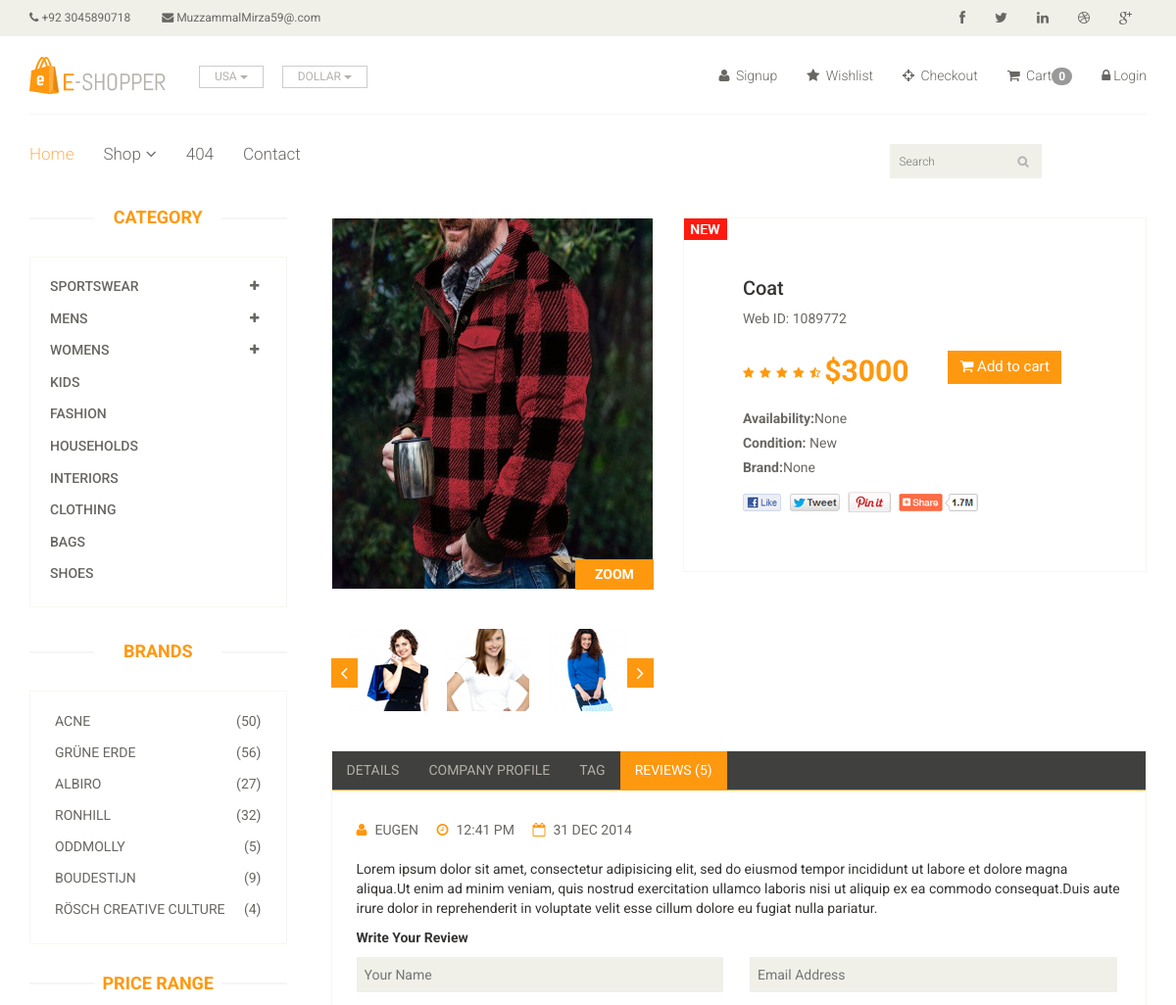
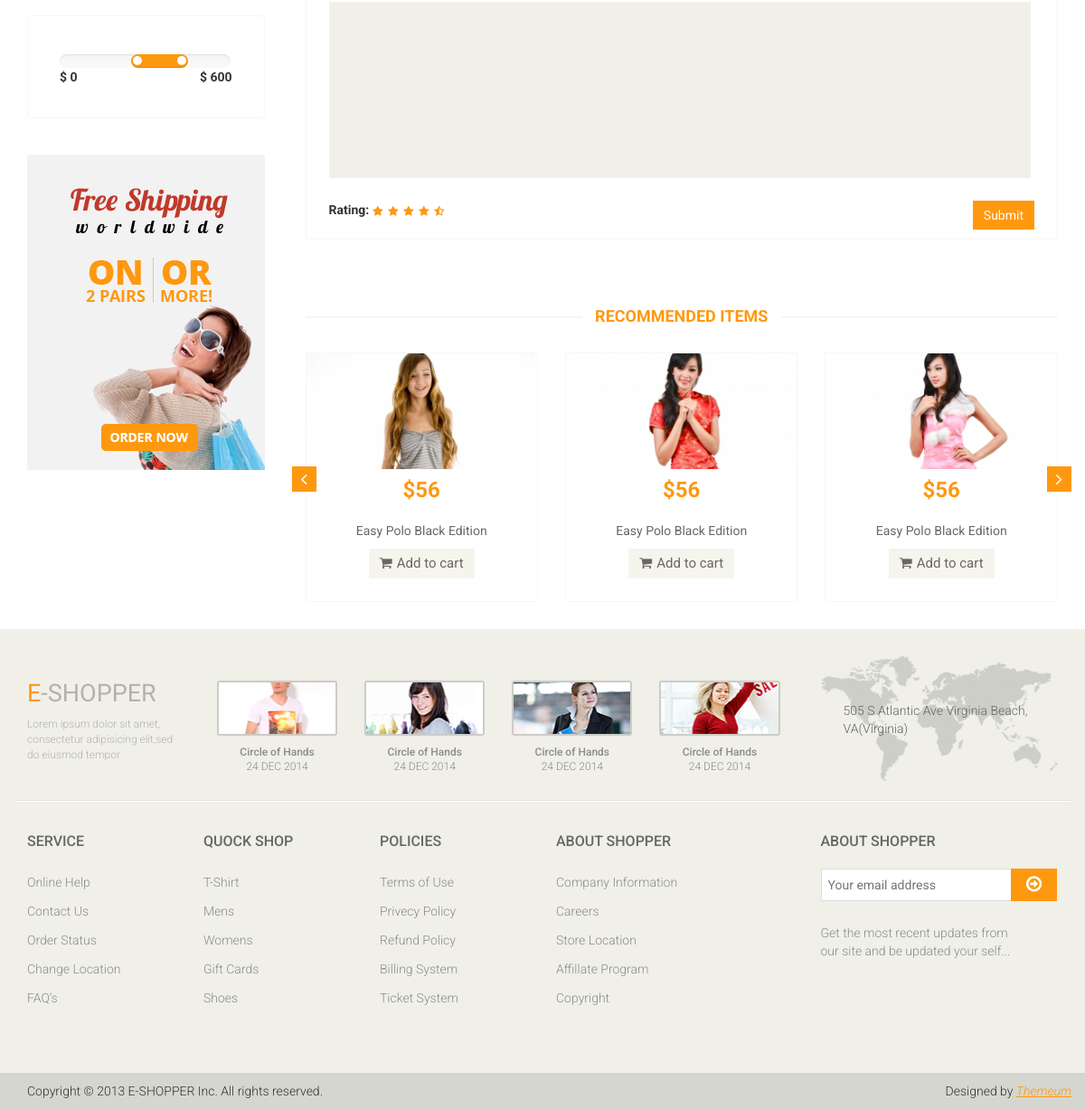
Page /order_detail/4 on the committed database (2 pictures, top to bottom).
### store/models.py (models this page shows, shortened)
class Product(models.Model):
    Availability = (('In the stock','In the stock'),('out the stock ','Out the Stock'))
    cetagory = models.ForeignKey( Cetagory,on_delete=models.CASCADE,null=False,default='')
    sub_cetagory = models.ForeignKey(Sub_Cetagory,on_delete=models.CASCADE,null=False,default='')
    Brand = models.ForeignKey(Brand,on_delete=models.CASCADE,null=True,default='')
    image = models.ImageField(upload_to='ecommerce/pimg')
    name = models.CharField(max_length=70)
    price = models.IntegerField()
    Availability =models.CharField(choices=Availability,null=True,max_length=70)
    date = models.DateTimeField(auto_now_add=True)

### store/views.py (the view)
# urls.py: path('order_detail/<int:id>',views.order_detail,name='order_detail'),
def order_detail(reqeust,id):
    product=Product.objects.filter(id=id).first()
    return render(reqeust,'product_detail.html',{'product':product})

### store/templates/product_detail.html (shortened to what this page needs)
{% extends 'base.html' %}
{% block body %}
<section>
		<div class="container">
			<div class="row">
				<div class="col-sm-3">
					<div class="left-sidebar">
						<h2>Category</h2>
						<div class="panel-group category-products" id="accordian">
							<div class="panel panel-default">
								<div class="panel-heading">
									<h4 class="panel-title">
										<a data-toggle="collapse" data-parent="#accordian" href="#sportswear">
											<span class="badge pull-right"><i class="fa fa-plus"></i></span>
											Sportswear
										</a>
									</h4>
								</div>
							</div>
							<div class="panel panel-default">
								<div class="panel-heading">
									<h4 class="panel-title">
										<a data-toggle="collapse" data-parent="#accordian" href="#mens">
											<span class="badge pull-right"><i class="fa fa-plus"></i></span>
											Mens
										</a>
									</h4>
								</div>
							</div>
							<div class="panel panel-default">
								<div class="panel-heading">
									<h4 class="panel-title">
										<a data-toggle="collapse" data-parent="#accordian" href="#womens">
											<span class="badge pull-right"><i class="fa fa-plus"></i></span>
											Womens
										</a>
									</h4>
								</div>
							</div>
							<div class="panel panel-default">
								<div class="panel-heading">
									<h4 class="panel-title"><a href="#">Kids</a></h4>
								</div>
							</div>
							<div class="panel panel-default">
								<div class="panel-heading">
									<h4 class="panel-title"><a href="#">Fashion</a></h4>
								</div>
							</div>
							<div class="panel panel-default">
								<div class="panel-heading">
									<h4 class="panel-title"><a href="#">Households</a></h4>
								</div>
							</div>
							<div class="panel panel-default">
								<div class="panel-heading">
									<h4 class="panel-title"><a href="#">Interiors</a></h4>
								</div>
							</div>
							<div class="panel panel-default">
								<div class="panel-heading">
									<h4 class="panel-title"><a href="#">Clothing</a></h4>
								</div>
							</div>
							<div class="panel panel-default">
								<div class="panel-heading">
									<h4 class="panel-title"><a href="#">Bags</a></h4>
								</div>
							</div>
							<div class="panel panel-default">
								<div class="panel-heading">
									<h4 class="panel-title"><a href="#">Shoes</a></h4>
								</div>
							</div>
						</div>
						<div class="brands_products">
							<h2>Brands</h2>
							<div class="brands-name">
								<ul class="nav nav-pills nav-stacked">
									<li><a href=""> <span class="pull-right">(50)</span>Acne</a></li>
									<li><a href=""> <span class="pull-right">(56)</span>Grüne Erde</a></li>
									<li><a href=""> <span class="pull-right">(27)</span>Albiro</a></li>
									<li><a href=""> <span class="pull-right">(32)</span>Ronhill</a></li>
									<li><a href=""> <span class="pull-right">(5)</span>Oddmolly</a></li>
									<li><a href=""> <span class="pull-right">(9)</span>Boudestijn</a></li>
									<li><a href=""> <span class="pull-right">(4)</span>Rösch creative culture</a></li>
								</ul>
							</div>
						</div>
						<div class="price-range">
							<h2>Price Range</h2>
							<div class="well">
								 <input type="text" class="span2" value="" data-slider-min="0" data-slider-max="600" data-slider-step="5" data-slider-value="[250,450]" id="sl2" ><br />
								 <b>$ 0</b> <b class="pull-right">$ 600</b>
							</div>
						</div>
						<div class="shipping text-center">
							<img src="images/home/shipping.jpg" alt="" />
						</div>
					</div>
				</div>
				<div class="col-sm-9 padding-right">
					<div class="product-details">
						<div class="col-sm-5">
							<div class="view-product">
								<img src="/{{product.image}}" alt="" />
								<h3>ZOOM</h3>
							</div>
							<div id="similar-product" class="carousel slide" data-ride="carousel">
								    <div class="carousel-inner">
										<div class="item active">
										  <a href=""><img src="images/product-details/similar1.jpg" alt=""></a>
										  <a href=""><img src="images/product-details/similar2.jpg" alt=""></a>
										  <a href=""><img src="images/product-details/similar3.jpg" alt=""></a>
										</div>
									</div>
								  <a class="left item-control" href="#similar-product" data-slide="prev">
									<i class="fa fa-angle-left"></i>
								  </a>
								  <a class="right item-control" href="#similar-product" data-slide="next">
									<i class="fa fa-angle-right"></i>
								  </a>
							</div>
						</div>
						<div class="col-sm-7">
							<div class="product-information">
								<img src="images/product-details/new.jpg" class="newarrival" alt="" />
								<h2>{{product.name}}</h2>
								<p>Web ID: 1089772</p>
								<img src="images/product-details/rating.png" alt="" />
								<span>
									<span>${{product.price}}</span>
									<button type="button" class="btn btn-fefault cart">
										<i class="fa fa-shopping-cart"></i>
										Add to cart
									</button>
								</span>
								<p><b>Availability:</b>{{product.Availability}}</p>
								<p><b>Condition:</b> New</p>
								<p><b>Brand:</b>{{product.Brand}}</p>
								<a href=""><img src="images/product-details/share.png" class="share img-responsive"  alt="" /></a>
							</div>
						</div>
					</div>
					<div class="category-tab shop-details-tab">
						<div class="col-sm-12">
							<ul class="nav nav-tabs">
								<li><a href="#details" data-toggle="tab">Details</a></li>
								<li><a href="#companyprofile" data-toggle="tab">Company Profile</a></li>
								<li><a href="#tag" data-toggle="tab">Tag</a></li>
								<li class="active"><a href="#reviews" data-toggle="tab">Reviews (5)</a></li>
							</ul>
						</div>
						<div class="tab-content">
							<div class="tab-pane fade active in" id="reviews" >
								<div class="col-sm-12">
									<ul>
										<li><a href=""><i class="fa fa-user"></i>EUGEN</a></li>
										<li><a href=""><i class="fa fa-clock-o"></i>12:41 PM</a></li>
										<li><a href=""><i class="fa fa-calendar-o"></i>31 DEC 2014</a></li>
									</ul>
									<p>Lorem ipsum dolor sit amet, consectetur adipisicing elit, sed do eiusmod tempor incididunt ut labore et dolore magna aliqua.Ut enim ad minim veniam, quis nostrud exercitation ullamco laboris nisi ut aliquip ex ea commodo consequat.Duis aute irure dolor in reprehenderit in voluptate velit esse cillum dolore eu fugiat nulla pariatur.</p>
									<p><b>Write Your Review</b></p>
									<form action="#">
										<span>
											<input type="text" placeholder="Your Name"/>
											<input type="email" placeholder="Email Address"/>
										</span>
										<textarea name="" ></textarea>
										<b>Rating: </b> <img src="images/product-details/rating.png" alt="" />
										<button type="button" class="btn btn-default pull-right">
											Submit
										</button>
									</form>
								</div>
							</div>
						</div>
					</div>
					<div class="recommended_items">
						<h2 class="title text-center">recommended items</h2>
						<div id="recommended-item-carousel" class="carousel slide" data-ride="carousel">
							<div class="carousel-inner">
								<div class="item active">
									<div class="col-sm-4">
										<div class="product-image-wrapper">
											<div class="single-products">
												<div class="productinfo text-center">
													<img src="images/home/recommend1.jpg" alt="" />
													<h2>$56</h2>
													<p>Easy Polo Black Edition</p>
													<button type="button" class="btn btn-default add-to-cart"><i class="fa fa-shopping-cart"></i>Add to cart</button>
												</div>
											</div>
										</div>
									</div>
									<div class="col-sm-4">
										<div class="product-image-wrapper">
											<div class="single-products">
												<div class="productinfo text-center">
													<img src="images/home/recommend2.jpg" alt="" />
													<h2>$56</h2>
													<p>Easy Polo Black Edition</p>
													<button type="button" class="btn btn-default add-to-cart"><i class="fa fa-shopping-cart"></i>Add to cart</button>
												</div>
											</div>
										</div>
									</div>
									<div class="col-sm-4">
										<div class="product-image-wrapper">
											<div class="single-products">
												<div class="productinfo text-center">
													<img src="images/home/recommend3.jpg" alt="" />
													<h2>$56</h2>
													<p>Easy Polo Black Edition</p>
													<button type="button" class="btn btn-default add-to-cart"><i class="fa fa-shopping-cart"></i>Add to cart</button>
												</div>
											</div>
										</div>
									</div>
								</div>
							</div>
							 <a class="left recommended-item-control" href="#recommended-item-carousel" data-slide="prev">
								<i class="fa fa-angle-left"></i>
							  </a>
							  <a class="right recommended-item-control" href="#recommended-item-carousel" data-slide="next">
								<i class="fa fa-angle-right"></i>
							  </a>
						</div>
					</div>
				</div>
			</div>
		</div>
	</section>
{% endblock %}

### rows in the picture
Product: image (picture), name "Coat", price "3000", Availability "None", Brand "None"

### other values in the picture
{{ request.session.cart|length }} "0"
